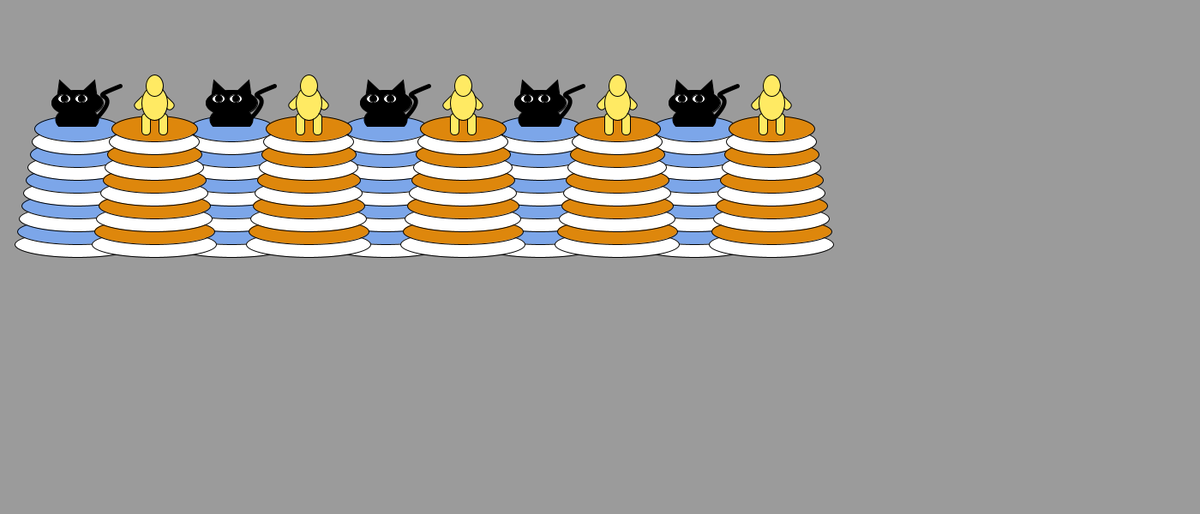
Frame 1 (no input)
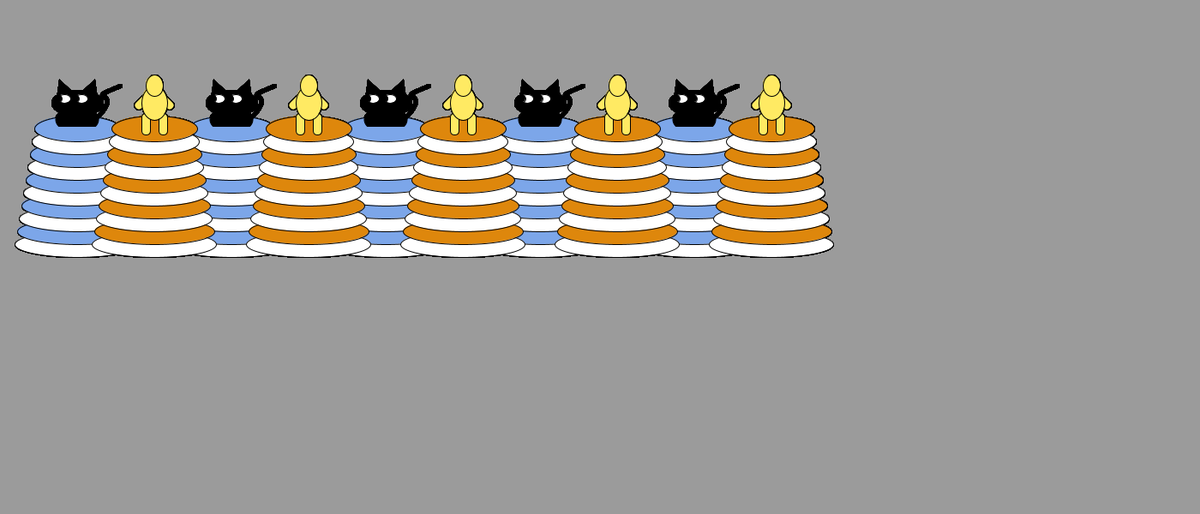
Frame 60 (the mouse pressed at the canvas centre just before this capture)
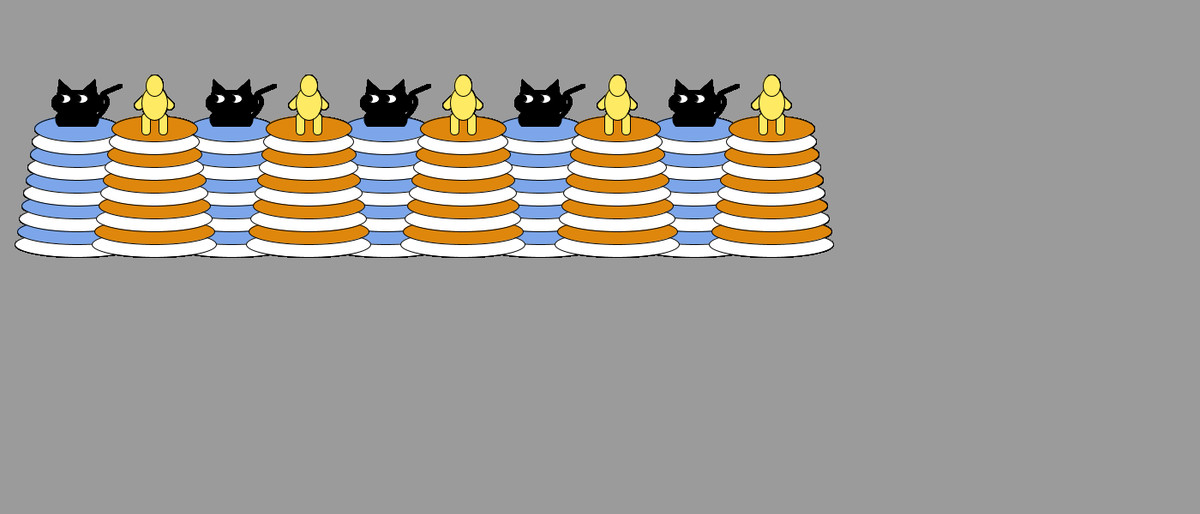
Frame 120 (the mouse held since frame 60 and released just before this capture)

The Processing sketch that drew these frames (run headless with seeded random() and noise(); from frame 60 on, the mouse is pressed at the canvas centre):

// Processing sketch: loop_practice_places
// ── loop_practice_places.pde
float kittyEyesOffset = 0;
float kittyEyesDx = .2;

int isCat = (int) random(2);
/*
 Fun practice challenge with loops!
 1. Make 10 towers using a loop!
 2. How can you alternate between drawing a person and drawing a cat in the loop?
 -- hint, maybe think about isCat?
 3. How do you make the cats eyes move? What variable should you change?
 */
void setup() {
  background(155);
  size(1400, 600);
  rectMode(CENTER);
}

void draw() {

  for (int isCat = 1; isCat <= 10; isCat = isCat + 2) {
    tower(isCat * 90, 300, 200, "kitty", (int)  color (124, 166, 233));
    }
  for (int isperson = 2; isperson <= 10; isperson = isperson + 2) {
    tower(isperson * 90, 300, 200, "person", (int)  color (222, 135, 12));
  }
}

void tower(float xCenter, float yBottom, float h, String figure, color col) {
  float spacing = 30;
  int numLayers = (int) max(h / spacing, 10);
  for (int n = 1; n <= numLayers; n++) {
    if (n % 2 == 0) {
      fill(col);
    } else {
      fill(255);
    }
    ellipse(xCenter,
      yBottom - n * spacing * .5, 150 - n * 5, spacing);
  }
  // figure on top
  float towerTop = yBottom - numLayers * spacing * .5;
  if (figure == "kitty") {
    kitty(xCenter, towerTop);
  } else {
    person(xCenter, towerTop);
  }
}

void kitty(float xCenter, float towerTop) {
  fill(0);
  arc(xCenter, towerTop - 10, 50, 30, radians(150), radians(390), CHORD);
  // tail
  noFill();
  strokeWeight(5);
  bezier(xCenter + 50, towerTop - 50,
    xCenter, towerTop - 30, xCenter + 60, towerTop - 50,
    xCenter + 20, towerTop - 10);
  fill(0);
  strokeWeight(1);
  for (int ear = -1; ear <= 1; ear = ear + 2) {
    push();
    translate(xCenter, towerTop);
    rotate(radians(ear * 20));
    triangle(-10, -40, 10, -40, 0, -60);
    pop();
  }
  // face
  ellipse(xCenter, towerTop - 30, 60, 30);
  fill(255);
  ellipse(xCenter - 15, towerTop - 35, 15, 10);
  ellipse(xCenter + 5, towerTop - 35, 15, 10);

  // eyes, oscillate
  fill(0);
  ellipse(xCenter - 15 + kittyEyesOffset, towerTop - 35, 8, 8);
  ellipse(xCenter + 5 + kittyEyesOffset, towerTop - 35, 8, 8);
  kittyEyesOffset += kittyEyesDx;
  if (kittyEyesOffset >= 8 || kittyEyesOffset <= -8) {
    kittyEyesDx = -kittyEyesDx;
  }
}

void person(float xCenter, float towerTop) {
  fill(255, 234, 99);
  // legs
  rect(xCenter + 10, towerTop - 5, 10, 25, 80);
  rect(xCenter - 10, towerTop - 5, 10, 25, 80);

  // arms
  push();
  translate(xCenter, towerTop - 45);
  rotate(radians(-45));
  rect(0, 10, 10, 40, 70);
  rotate(radians(90));
  rect(0, 10, 10, 40, 70);
  pop();

  ellipse(xCenter, towerTop - 30, 30, 40);
  ellipse(xCenter, towerTop - 50, 20, 25);
}
